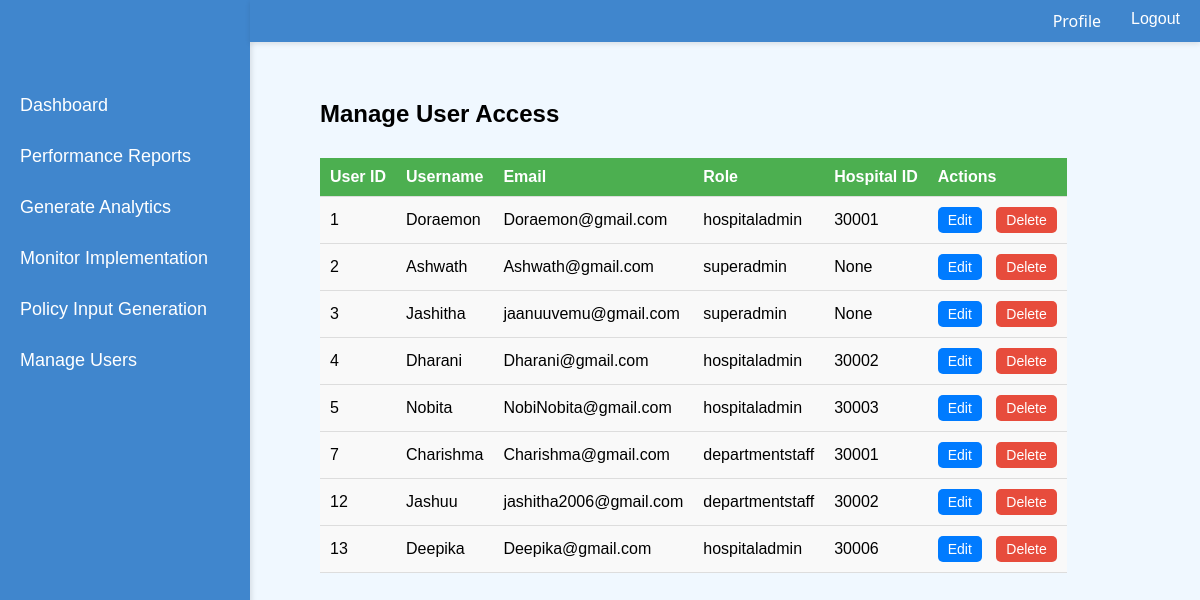
Page /manage_user (signed in) on the committed database.
### models/models.py (models this page shows, shortened)
class User(db.Model):
    __tablename__ = 'user'
    id = db.Column(db.Integer, primary_key=True)
    role = db.Column(db.String(50), nullable=False)
    username = db.Column(db.String(100), unique=True, nullable=False)
    email = db.Column(db.String(100), unique=True, nullable=False)
    password = db.Column(db.String(200), nullable=False)
    hospital_id = db.Column(db.String(20), db.ForeignKey('hospitals.hospital_id'), nullable=True)

### app.py (the view)
@app.route('/manage_user')
def manage_user():
        if 'user_id' not in session:
            flash("You must log in first", "error")
            return redirect(url_for('login'))
        conn = sqlite3.connect('db/hdims.db')
        conn.row_factory = sqlite3.Row
        cursor = conn.cursor()
        user_id = session.get('user_id')
        print("User ID from session:", user_id)  # Debug line
        cursor.execute("SELECT id, username, email, role, hospital_id FROM user WHERE id = ?", (user_id,))
        user = cursor.fetchone()
        print("User query result:", user)  # Debug line
        if user:
            user_info = {
                "id": user["id"],
                "username": user["username"],
                "email": user["email"],
                "role": user["role"],
                "hospital_id": user["hospital_id"]
            }
        else:
            conn.close()
            flash("User not found", "error")
            return redirect(url_for('login'))
        users = get_all_users()
        return render_template('manage_user.html', users=users,user=user_info)

### app.py (called while the page is built)
def get_all_users():
    conn = sqlite3.connect('db/hdims.db')
    conn.row_factory = sqlite3.Row
    cursor = conn.cursor()
    cursor.execute("SELECT * FROM user")
    users = cursor.fetchall()
    conn.close()
    return users

### templates/manage_user.html (shortened to what this page needs)
<!DOCTYPE html>
<html lang="en">
<head>
</head>
<body>
        <div class="topbar">
            <div class="profile" onclick="toggleProfile()">
                <a href="#"><span style="color:white;">Profile</span></a>
              </div>
            <a href="#" onclick="confirmLogout()" style="color:white;">Logout</a>
        </div>
    <div class="sidebar">
        <a href="{{ url_for('superadmin_dashboard') }}">Dashboard</a>
        <a href="{{ url_for('view') }}">Performance Reports</a>
        <a href="{{ url_for('generat') }}">Generate Analytics</a>
        <a href="{{ url_for('monitor') }}">Monitor Implementation</a>
        <a href="{{ url_for('policy_data') }}">Policy Input Generation</a>
        <a href="{{ url_for('manage_user') }}">Manage Users</a>
    </div>
    <div class="container" style="margin-left: 300px; padding: 20px;">
        <h2 style="margin-bottom: 20px;">Manage User Access</h2>
        <table style="width: 100%; border-collapse: collapse; font-family: Arial, sans-serif;">
            <thead style="background-color: #2980b9; color: white;">
                <tr>
                    <th style="padding: 10px;">User ID</th>
                    <th style="padding: 10px;">Username</th>
                    <th style="padding: 10px;">Email</th>
                    <th style="padding: 10px;">Role</th>
                    <th style="padding: 10px;">Hospital ID</th>
                    <th style="padding: 10px;">Actions</th>
                </tr>
            </thead>
            <tbody>
                {% for user in users %}
                <tr style="border-bottom: 1px solid #ddd;">
                    <td style="padding: 10px;">{{ user.id }}</td>
                    <td style="padding: 10px;">{{ user.username }}</td>
                    <td style="padding: 10px;">{{ user.email }}</td>
                    <td style="padding: 10px;">{{ user.role }}</td>
                    <td style="padding: 10px;">{{ user.hospital_id }}</td>
                    <td style="padding: 10px;">
                        <button class="action-btn" style="padding: 5px 10px; margin-right: 5px;" onclick="toggleEditForm('{{ user.id }}')">Edit</button>
                        <button class="action-btn delete-btn" style="padding: 5px 10px; background-color: #e74c3c; color: white;" onclick="confirmDelete('{{ user.id }}')">Delete</button>
                    </td>
                </tr>
                {% endfor %}
            </tbody>
        </table>
    </div>
</body>
</html>

### templates/manage_user.html (style rules this page uses)
* { margin: 0; padding: 0; box-sizing: border-box; }
body { font-family: Arial, sans-serif; background-color: #f0f8ff; display: flex; }
.sidebar { position: fixed; top: 0; left: 0; width: 250px; height: 100%; background-color: #4086cd; padding-top: 80px; box-shadow: 2px 0 5px rgba(0, 0, 0, 0.1); z-index: 1; }
.sidebar a { display: block; color: white; padding: 15px 20px; text-decoration: none; font-size: 18px; transition: background-color 0.3s ease, color 0.3s ease; }
.topbar { width: calc(100% - 250px); background-color: #4086cd; padding: 10px 20px; position: fixed; top: 0; left: 250px; display: flex; justify-content: flex-start; box-shadow: 0 2px 5px rgba(0, 0, 0, 0.1); z-index: 10; }
.topbar .profile { position: relative; display: flex; align-items: center; gap: 12px; margin-left: auto; margin-right: 30px; font: 16px "Segoe UI", Tahoma, sans-serif; color: #fff; cursor: pointer; z-index: 50; }
a { text-decoration: none; }
.container { padding: 300px; margin-left: 270px; margin-top: 80px; }
table { width: 100%; border-collapse: collapse; margin-top: 30px; }
table th, table td { padding: 12px; text-align: left; border-bottom: 1px solid #ddd; }
table th { background-color: #4CAF50; color: white; }
table td { background-color: #f9f9f9; }
.action-btn { background-color: #007BFF; color: white; padding: 5px 10px; border: none; border-radius: 5px; font-size: 14px; cursor: pointer; }
.delete-btn { background-color: #dc3545; margin-left: 5px; }

### rows in the picture
User: id "1", username "Doraemon", email "Doraemon@gmail.com", role "hospitaladmin", hospital_id "30001"
User: id "2", username "Ashwath", email "Ashwath@gmail.com", role "superadmin", hospital_id "None"
User: id "3", username "Jashitha", email "jaanuuvemu@gmail.com", role "superadmin", hospital_id "None"
User: id "4", username "Dharani", email "Dharani@gmail.com", role "hospitaladmin", hospital_id "30002"
User: id "5", username "Nobita", email "NobiNobita@gmail.com", role "hospitaladmin", hospital_id "30003"
User: id "7", username "Charishma", email "Charishma@gmail.com", role "departmentstaff", hospital_id "30001"
User: id "12", username "Jashuu", email "jashitha2006@gmail.com", role "departmentstaff", hospital_id "30002"
User: id "13", username "Deepika", email "Deepika@gmail.com", role "hospitaladmin", hospital_id "30006"
